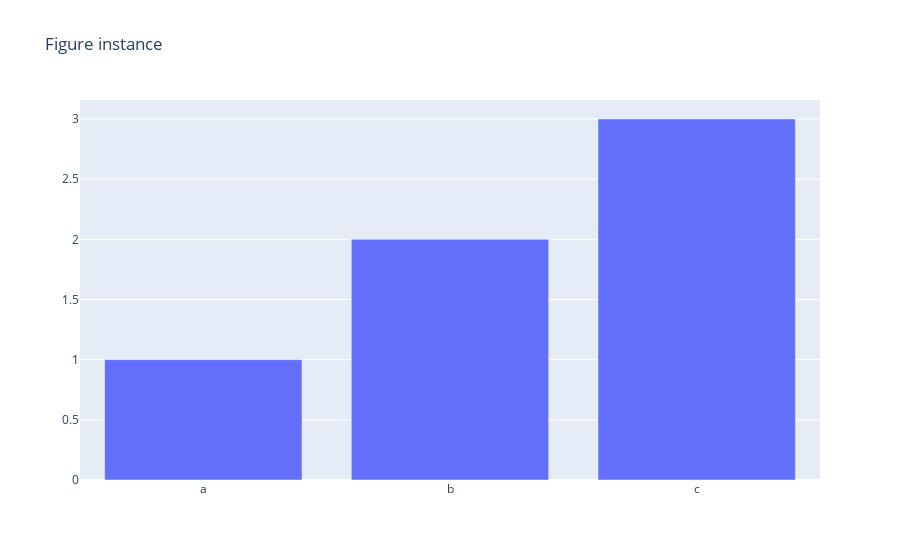

Notebook cell for this chart:
### Markdown cell above
Insted of creating a dictionary we can make a plotly figure object and plot the chart

### Code cell
fig = go.Figure(data = [go.Bar(x = ['a' , 'b', 'c' ], y = [1,2,3])], 
                    layout =  go.Layout( title = go.layout.Title(text = 'Figure instance ')) )  # Creating a figure object
fig.show()

### Figure 1 — Plotly figure (JSON) as saved in the notebook; plotly's stock layout.template omitted (floating-point values rounded to 4 significant figures)
{"data": [{"type": "bar", "x": ["a", "b", "c"], "y": [1, 2, 3]}], "layout": {"title": {"text": "Figure instance "}}}
